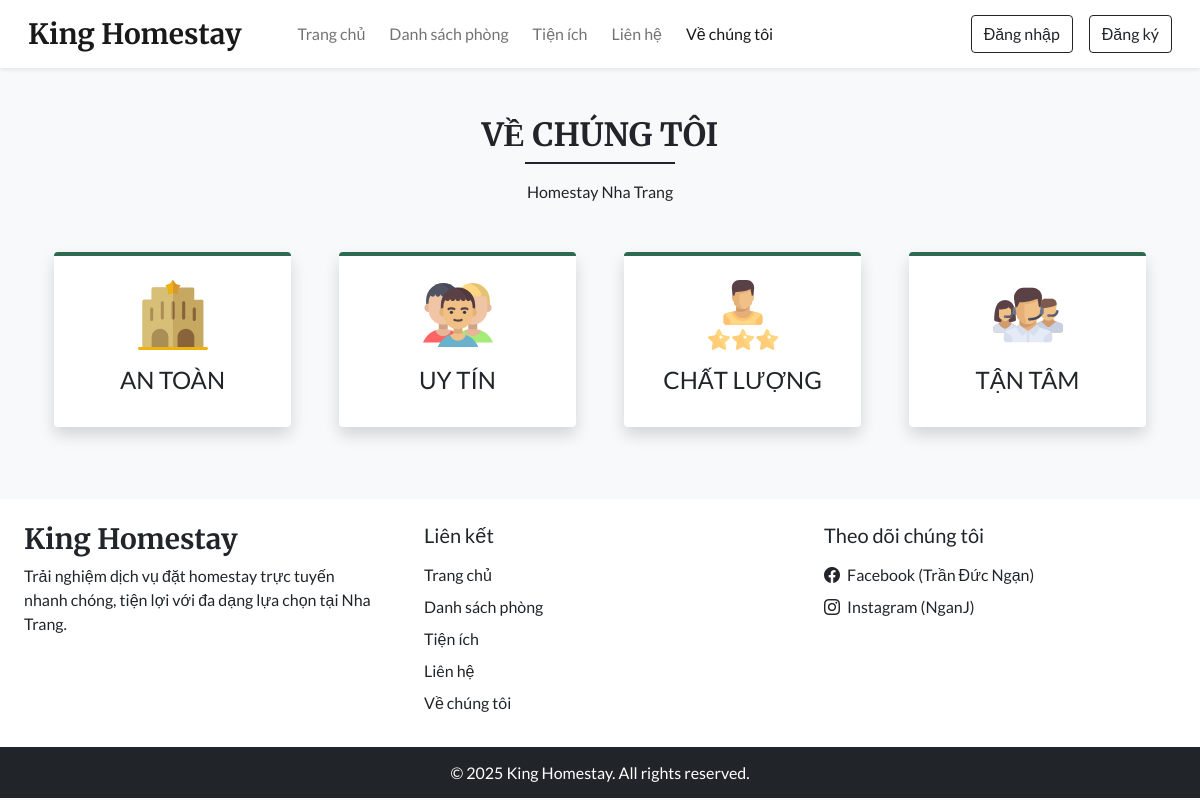
Page /about.php on the committed database.
### tables this page shows
CREATE TABLE `settings` (
  `sr_no` int(11) NOT NULL,
  `site_title` varchar(50) NOT NULL,
  `site_about` varchar(250) NOT NULL,
  `shutdown` tinyint(1) NOT NULL
);

### admin/inc/db_config.php (called while the page is built, shortened)
<?php
  function select($sql, $values, $datatypes) {
    $con = $GLOBALS['con'];
    if($stmt = mysqli_prepare($con, $sql)){
      mysqli_stmt_bind_param($stmt, $datatypes, ...$values);
      if(mysqli_stmt_execute($stmt)){
        $res = mysqli_stmt_get_result($stmt);
        return $res;
      }
      else{
        mysqli_stmt_close($stmt);
        die("Query cannot be executed - Execute");
      }
    }
    else{
      die("Query cannot be executed - Select");
    }
  }
?>

### about.php (the view, shortened to what this page needs)
<!DOCTYPE html>
<html lang="en">
<head>
  <link  rel="stylesheet" href="https://unpkg.com/swiper@7/swiper-bundle.min.css">
  <?php require('inc/links.php'); ?>
</head>
<body class="bg-light">
  <?php require('inc/header.php'); ?>
  <div class="my-5 px-4">
    <h2 class="fw-bold h-font text-center">VỀ CHÚNG TÔI</h2>
    <div class="h-line bg-dark"></div>
    <p class="text-center mt-3">
      Homestay Nha Trang
    </p>
  </div>
  <div class="container mt-5">
    <div class="row">
      <div class="col-lg-3 col-md-6 mb-4 px-4">
        <div class="bg-white rounded shadow p-4 border-top border-4 text-center box">
          <img src="images/about/hotel.svg" width="70px">
          <h4 class="mt-3">AN TOÀN</h4>
        </div>
      </div>
      <div class="col-lg-3 col-md-6 mb-4 px-4">
        <div class="bg-white rounded shadow p-4 border-top border-4 text-center box">
          <img src="images/about/customers.svg" width="70px">
          <h4 class="mt-3">UY TÍN</h4>
        </div>
      </div>
      <div class="col-lg-3 col-md-6 mb-4 px-4">
        <div class="bg-white rounded shadow p-4 border-top border-4 text-center box">
          <img src="images/about/rating.svg" width="70px">
          <h4 class="mt-3">CHẤT LƯỢNG</h4>
        </div>
      </div>
      <div class="col-lg-3 col-md-6 mb-4 px-4">
        <div class="bg-white rounded shadow p-4 border-top border-4 text-center box">
          <img src="images/about/staff.svg" width="70px">
          <h4 class="mt-3">TẬN TÂM</h4>
        </div>
      </div>
    </div>
  </div>
  <?php require('inc/footer.php'); ?>
</body>
</html>

### inc/header.php (shortened to what this page needs)
<nav id="nav-bar" class="navbar navbar-expand-lg navbar-light bg-white px-lg-3 py-lg-2 shadow-sm sticky-top">
  <div class="container-fluid">
    <a class="navbar-brand me-5 fw-bold fs-3 h-font" href="index.php"><?php echo $settings_r['site_title'] ?></a>
    <div class="collapse navbar-collapse" id="navbarSupportedContent">
      <ul class="navbar-nav me-auto mb-2 mb-lg-0">
        <li class="nav-item">
          <a class="nav-link me-2" href="index.php">Trang chủ</a>
        </li>
        <li class="nav-item">
          <a class="nav-link me-2" href="rooms.php">Danh sách phòng</a>
        </li>
        <li class="nav-item">
          <a class="nav-link me-2" href="facilities.php">Tiện ích</a>
        </li>
        <li class="nav-item">
          <a class="nav-link me-2" href="contact.php">Liên hệ</a>
        </li>
        <li class="nav-item">
          <a class="nav-link" href="about.php">Về chúng tôi</a>
        </li>
      </ul>
      <div class="d-flex">
        <?php
          if(isset($_SESSION['login']) && $_SESSION['login']==true)
          {
            $path = USERS_IMG_PATH;
            echo<<<data
              <div class="btn-group">
                <button type="button" class="btn btn-outline-dark shadow-none dropdown-toggle" data-bs-toggle="dropdown" data-bs-display="static" aria-expanded="false">
                  <img src="$path$_SESSION[uPic]" style="width: 25px; height: 25px;" class="me-1 rounded-circle">
                  $_SESSION[uName]
                </button>
                <ul class="dropdown-menu dropdown-menu-lg-end">
                  <li><a class="dropdown-item" href="profile.php">Hồ sơ cá nhân</a></li>
                  <li><a class="dropdown-item" href="bookings.php">Lịch sử đặt phòng</a></li>
                  <li><a class="dropdown-item" href="logout.php">Đăng xuất</a></li>
                </ul>
              </div>
            data;
          }
          else
          {
            echo<<<data
              <button type="button" class="btn btn-outline-dark shadow-none me-lg-3 me-2" data-bs-toggle="modal" data-bs-target="#loginModal">
                Đăng nhập
              </button>
              <button type="button" class="btn btn-outline-dark shadow-none" data-bs-toggle="modal" data-bs-target="#registerModal">
                Đăng ký
              </button>
            data;
          }
        ?>
      </div>
    </div>
  </div>
</nav>

### inc/footer.php (shortened to what this page needs)
<div class="container-fluid bg-white mt-5">
  <div class="row">
    <div class="col-lg-4 p-4">
      <h3 class="h-font fw-bold fs-3 mb-2"><?php echo $settings_r['site_title'] ?></h3>
      <p>
        <?php echo $settings_r['site_about'] ?>
      </p>
    </div>
    <div class="col-lg-4 p-4">
      <h5 class="mb-3">Liên kết</h5>
      <a href="index.php" class="d-inline-block mb-2 text-dark text-decoration-none">Trang chủ</a> <br>
      <a href="rooms.php" class="d-inline-block mb-2 text-dark text-decoration-none">Danh sách phòng</a> <br>
      <a href="facilities.php" class="d-inline-block mb-2 text-dark text-decoration-none">Tiện ích</a> <br>
      <a href="contact.php" class="d-inline-block mb-2 text-dark text-decoration-none">Liên hệ</a> <br>
      <a href="about.php" class="d-inline-block mb-2 text-dark text-decoration-none">Về chúng tôi</a>
    </div>
    <div class="col-lg-4 p-4">
        <h5 class="mb-3">Theo dõi chúng tôi</h5>
        <a href="<?php echo $contact_r['fb'] ?>" class="d-inline-block text-dark text-decoration-none mb-2">
          <i class="bi bi-facebook me-1"></i> Facebook (Trần Đức Ngạn)
        </a><br>
        <a href="<?php echo $contact_r['insta'] ?>" class="d-inline-block text-dark text-decoration-none">
          <i class="bi bi-instagram me-1"></i> Instagram (NganJ)
        </a><br>
    </div>
  </div>
</div>
<h6 class="text-center bg-dark text-white p-3 m-0">© <?php echo date("Y"); ?> King Homestay. All rights reserved.</h6>

### css/common.css (style rules this page uses)
:root { --teal: #2D6A4F; --teal_hover: #2D6A4F; }
* { font-family: 'Lato', sans-serif; }
.h-font { font-family: 'Merriweather', serif; }
.h-line { width: 150px; margin: 0 auto; height: 1.7px; }

### about.php (style rules this page uses)
.box { border-top-color: var(--teal) !important; }

### rows in the picture
settings: site_title "King Homestay", site_about "Trải nghiệm dịch vụ đặt homestay trực tuyến nhanh chóng, tiện lợi với đa dạng lựa chọn tại Nha Trang."
